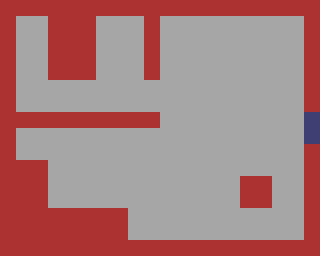

This game map was drawn from its Tiled (.tmx) file and the tilesets committed beside it. A one-line description and the full map source follow:
An orthogonal 20x16 tile map with 16x16 px tiles, 3 tile layers (Rutelag 1, collisions, doors).

<map version="1.9" tiledversion="1.9.2" orientation="orthogonal" renderorder="right-down" width="20" height="16" tilewidth="16" tileheight="16" infinite="0" nextlayerid="4" nextobjectid="1">
 <editorsettings>
  <export target="../assets/room.tmj" format="json" />
 </editorsettings>
 <tileset firstgid="1" source="prototype.tsx" />
 <layer id="1" name="Rutelag 1" width="20" height="16">
  <data encoding="csv">
7,7,7,7,7,7,7,7,7,7,7,7,7,7,7,7,7,7,7,7,
7,1,1,14,14,14,1,1,1,2,1,1,1,1,1,1,1,1,1,7,
7,1,1,14,14,14,1,1,1,2,1,1,1,1,1,1,1,1,1,7,
7,1,1,14,14,14,1,1,1,2,1,1,1,1,1,1,1,1,1,7,
7,1,1,14,14,14,1,1,1,2,1,1,1,1,1,1,1,1,1,7,
7,1,1,1,1,1,1,1,1,1,1,1,1,1,1,1,1,1,1,7,
7,1,1,1,1,1,1,1,1,1,1,1,1,1,1,1,1,1,1,7,
7,2,2,2,2,2,2,2,2,2,1,1,1,1,1,1,1,1,1,8,
7,1,1,1,1,1,1,1,1,1,1,1,1,1,1,1,1,1,1,8,
7,1,1,1,1,1,1,1,1,1,1,1,1,1,1,1,1,1,1,7,
7,2,2,1,1,1,1,1,1,1,1,1,1,1,1,1,1,1,1,7,
7,2,2,1,1,1,1,1,1,1,1,1,1,1,1,2,2,1,1,7,
7,2,2,1,1,1,1,1,1,1,1,1,1,1,1,2,2,1,1,7,
7,2,2,2,2,2,2,2,1,1,1,1,1,1,1,1,1,1,1,7,
7,2,2,2,2,2,2,2,1,1,1,1,1,1,1,1,1,1,1,7,
7,7,7,7,7,7,7,7,7,7,7,7,7,7,7,7,7,7,7,7
</data>
 </layer>
 <layer id="2" name="collisions" width="20" height="16">
  <data encoding="csv">
13,13,13,13,13,13,13,13,13,13,13,13,13,13,13,13,13,13,13,13,
13,0,0,13,13,13,0,0,0,13,0,0,0,0,0,0,0,0,0,13,
13,0,0,13,13,13,0,0,0,13,0,0,0,0,0,0,0,0,0,13,
13,0,0,13,13,13,0,0,0,13,0,0,0,0,0,0,0,0,0,13,
13,0,0,13,13,13,0,0,0,13,0,0,0,0,0,0,0,0,0,13,
13,0,0,0,0,0,0,0,0,0,0,0,0,0,0,0,0,0,0,13,
13,0,0,0,0,0,0,0,0,0,0,0,0,0,0,0,0,0,0,13,
13,13,13,13,13,13,13,13,13,13,0,0,0,0,0,0,0,0,0,0,
13,0,0,0,0,0,0,0,0,0,0,0,0,0,0,0,0,0,0,0,
13,0,0,0,0,0,0,0,0,0,0,0,0,0,0,0,0,0,0,13,
13,13,13,0,0,0,0,0,0,0,0,0,0,0,0,0,0,0,0,13,
13,13,13,0,0,0,0,0,0,0,0,0,0,0,0,13,13,0,0,13,
13,13,13,0,0,0,0,0,0,0,0,0,0,0,0,13,13,0,0,13,
13,13,13,13,13,13,13,13,0,0,0,0,0,0,0,0,0,0,0,13,
13,13,13,13,13,13,13,13,0,0,0,0,0,0,0,0,0,0,0,13,
13,13,13,13,13,13,13,13,13,13,13,13,13,13,13,13,13,13,13,13
</data>
 </layer>
 <layer id="3" name="doors" width="20" height="16">
  <data encoding="csv">
0,0,0,0,0,0,0,0,0,0,0,0,0,0,0,0,0,0,0,0,
0,0,0,0,0,0,0,0,0,0,0,0,0,0,0,0,0,0,0,0,
0,0,0,0,0,0,0,0,0,0,0,0,0,0,0,0,0,0,0,0,
0,0,0,0,0,0,0,0,0,0,0,0,0,0,0,0,0,0,0,0,
0,0,0,0,0,0,0,0,0,0,0,0,0,0,0,0,0,0,0,0,
0,0,0,0,0,0,0,0,0,0,0,0,0,0,0,0,0,0,0,0,
0,0,0,0,0,0,0,0,0,0,0,0,0,0,0,0,0,0,0,0,
0,0,0,0,0,0,0,0,0,0,0,0,0,0,0,0,0,0,0,8,
0,0,0,0,0,0,0,0,0,0,0,0,0,0,0,0,0,0,0,8,
0,0,0,0,0,0,0,0,0,0,0,0,0,0,0,0,0,0,0,0,
0,0,0,0,0,0,0,0,0,0,0,0,0,0,0,0,0,0,0,0,
0,0,0,0,0,0,0,0,0,0,0,0,0,0,0,0,0,0,0,0,
0,0,0,0,0,0,0,0,0,0,0,0,0,0,0,0,0,0,0,0,
0,0,0,0,0,0,0,0,0,0,0,0,0,0,0,0,0,0,0,0,
0,0,0,0,0,0,0,0,0,0,0,0,0,0,0,0,0,0,0,0,
0,0,0,0,0,0,0,0,0,0,0,0,0,0,0,0,0,0,0,0
</data>
 </layer>
</map>
